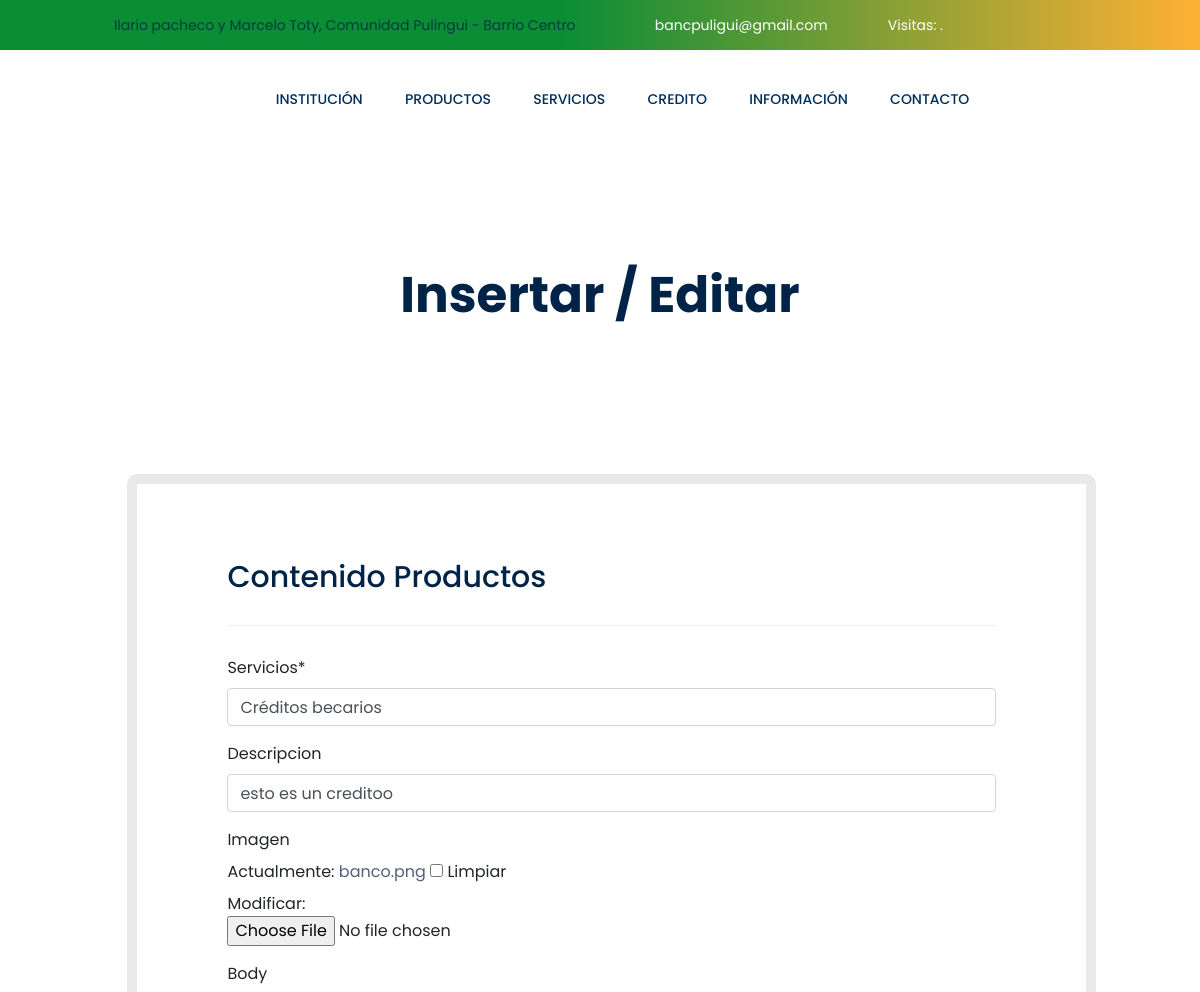
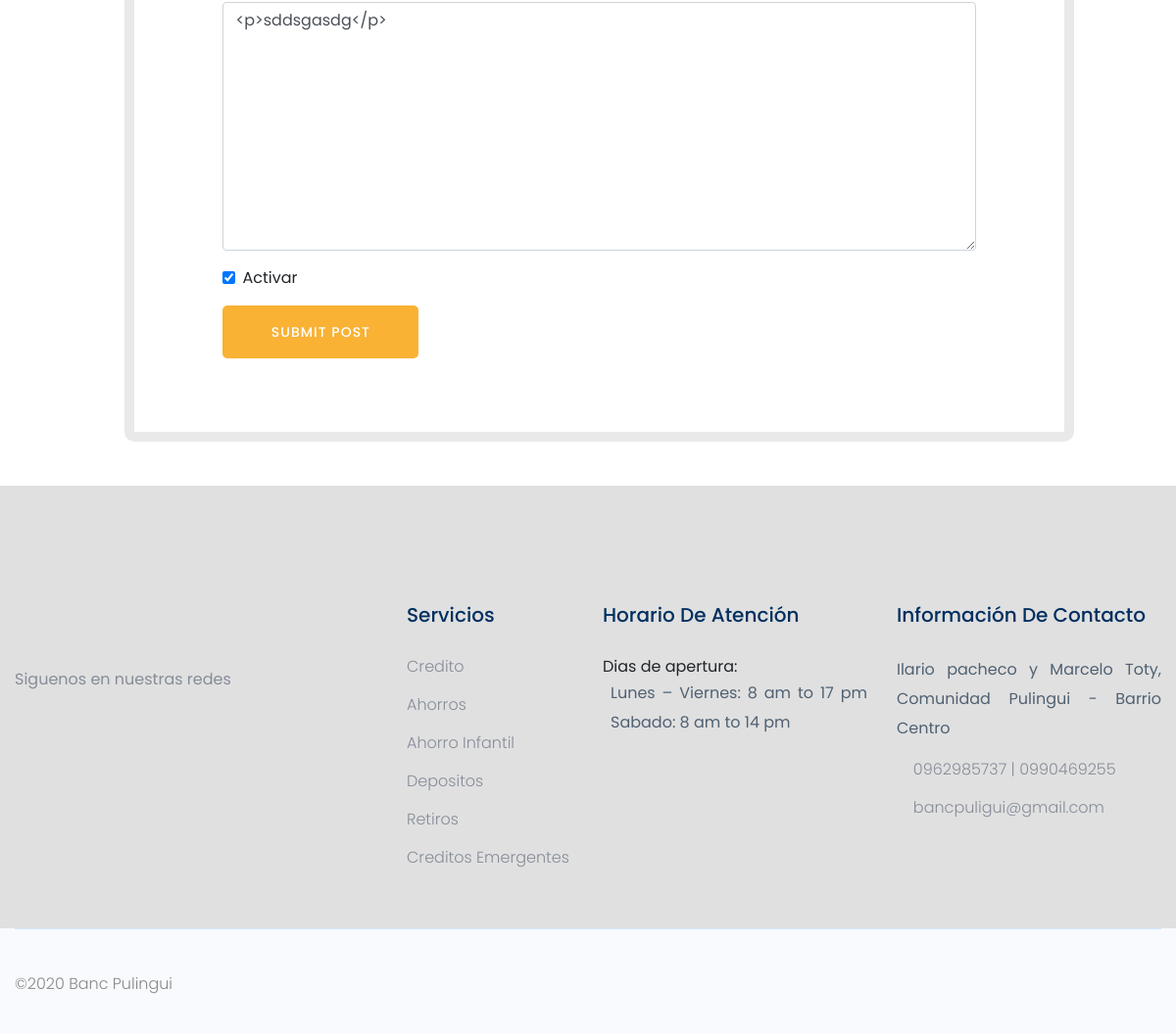
Page /editar-sercivio/3 (signed in) on the committed database (2 pictures, top to bottom).
### app/models.py (models this page shows, shortened)
class Producto(models.Model):
	name = models.CharField('Servicios',max_length=200)
	description = models.CharField('Descripcion', max_length=200, null=True, blank=True)
	image = models.ImageField('Imagen',null=True,blank=True, upload_to='productos', default='banco.png')
	body = RichTextUploadingField('Contenido', null=True, blank=True)
	date = models.DateField(auto_now_add=True)
	active = models.BooleanField('Activar', default=False)

### app/views.py (the view)
@login_required(login_url='servicios')
def editarServicio(request, pk):
    post =  Producto.objects.get(id=pk)
    form = ProductoForm(instance=post)
    if request.method == 'POST':
        form = ProductoForm(request.POST, request.FILES, instance=post)
        if form.is_valid():
            form.save()
        return redirect ('servicios')
    context = {'form':form}
    return render (request, 'productos/create.html',context)

### app/forms.py
class ProductoForm(ModelForm):
    class Meta:
        model = Producto
        fields = '__all__'

### templates/productos/create.html (shortened to what this page needs)
{% extends 'index.html' %} {% load static %} {% load crispy_forms_tags %} {% block container %}
<div class="slider-area">
  <div
    class="single-slider slider-height2 d-flex align-items-center"
    data-background="{% static 'assets/img/hero/serv.jpg' %}"
  >
    <div class="container">
      <div class="row">
        <div class="col-xl-12">
          <div class="hero-cap text-center">
            <h2 style="color: rgb(0, 35, 71);">Insertar / Editar</h2>
          </div>
        </div>
      </div>
    </div>
  </div>
</div>
<section class="about_area section_gap">
  <div class="container">
    <div class="row h_blog_item" style="justify-content: center;">
      <div class="col-lg-10">
        <div class="h_blog_text">
          <div class="h_blog_text_inner left right">
            <h4>Contenido Productos</h4>
            <hr />
            <div class="main-container">
                <form action="" method="POST" enctype="multipart/form-data">
                    {{form|crispy}}
                    <input class="btn btn-primary" type="submit" value="Submit Post">
                </form>
            </div>
          </div>
        </div>
      </div>
    </div>
  </div>
</section>
{% endblock container %}

### templates/productos/create.html (style rules this page uses)
a { color:rgba(4, 24, 61, 0.685); }
.section_gap { padding: 25px 0; }
.h_blog_item .h_blog_text { padding-top: 0px; padding-bottom: 20px; }
.h_blog_item .h_blog_text .h_blog_text_inner { background: #fff; padding: 75px 90px; border-radius: 10px; }
.h_blog_item .h_blog_text .h_blog_text_inner.left { position: relative; z-index: 2; }
.h_blog_item .h_blog_text .h_blog_text_inner.right { margin-left: -104px; position: relative; z-index: 1; border: 10px solid #e9e9e9; }
.h_blog_item .h_blog_text .h_blog_text_inner h4 { color: #002347; font-size: 30px; margin-bottom: 15px; }
.h_blog_item { margin-left: 7em; }

### rows in the picture
Producto: name "Créditos becarios", description "esto es un creditoo", body "<p>sddsgasdg</p>", active "☑"
